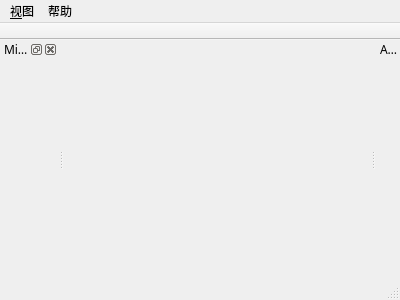
<?xml version="1.0" encoding="UTF-8"?>
<ui version="4.0">
 <class>MainWindow</class>
 <widget class="QMainWindow" name="MainWindow">
  <property name="geometry">
   <rect>
    <x>0</x>
    <y>0</y>
    <width>400</width>
    <height>300</height>
   </rect>
  </property>
  <property name="font">
   <font>
    <family>微软雅黑</family>
   </font>
  </property>
  <property name="windowTitle">
   <string>YCHIOT UWB-RTLS (USB+WiFi)B4</string>
  </property>
  <property name="windowIcon">
   <iconset resource="../res/resources.qrc">
    <normaloff>:/icons/DWctrler.ico</normaloff>:/icons/DWctrler.ico</iconset>
  </property>
  <property name="autoFillBackground">
   <bool>true</bool>
  </property>
  <widget class="GraphicsWidget" name="graphicsWidget"/>
  <widget class="QMenuBar" name="menuBar">
   <property name="geometry">
    <rect>
     <x>0</x>
     <y>0</y>
     <width>400</width>
     <height>26</height>
    </rect>
   </property>
   <widget class="QMenu" name="viewMenu">
    <property name="title">
     <string>&amp;视图</string>
    </property>
   </widget>
   <widget class="QMenu" name="helpMenu">
    <property name="title">
     <string>帮助</string>
    </property>
    <addaction name="actionAbout"/>
   </widget>
   <addaction name="viewMenu"/>
   <addaction name="helpMenu"/>
  </widget>
  <widget class="QToolBar" name="mainToolBar">
   <property name="movable">
    <bool>false</bool>
   </property>
   <property name="floatable">
    <bool>false</bool>
   </property>
   <attribute name="toolBarArea">
    <enum>TopToolBarArea</enum>
   </attribute>
   <attribute name="toolBarBreak">
    <bool>false</bool>
   </attribute>
  </widget>
  <widget class="QStatusBar" name="statusBar"/>
  <widget class="QDockWidget" name="viewSettings_dw">
   <property name="features">
    <set>QDockWidget::NoDockWidgetFeatures</set>
   </property>
   <property name="windowTitle">
    <string>App Settings</string>
   </property>
   <attribute name="dockWidgetArea">
    <number>2</number>
   </attribute>
   <widget class="ViewSettingsWidget" name="viewSettings_w"/>
  </widget>
  <widget class="QDockWidget" name="minimap_dw">
   <property name="windowTitle">
    <string>Minimap</string>
   </property>
   <attribute name="dockWidgetArea">
    <number>1</number>
   </attribute>
   <widget class="MinimapView" name="minimap"/>
  </widget>
  <action name="actionAbout">
   <property name="text">
    <string>关于研创物联</string>
   </property>
  </action>
  <action name="actionConfig">
   <property name="checkable">
    <bool>false</bool>
   </property>
   <property name="text">
    <string>Channel Config</string>
   </property>
  </action>
 </widget>
 <layoutdefault spacing="6" margin="11"/>
 <customwidgets>
  <customwidget>
   <class>ViewSettingsWidget</class>
   <extends>QWidget</extends>
   <header>ViewSettingsWidget.h</header>
   <container>1</container>
  </customwidget>
  <customwidget>
   <class>GraphicsWidget</class>
   <extends>QWidget</extends>
   <header>GraphicsWidget.h</header>
   <container>1</container>
  </customwidget>
  <customwidget>
   <class>MinimapView</class>
   <extends>QWidget</extends>
   <header>MinimapView.h</header>
   <container>1</container>
  </customwidget>
 </customwidgets>
 <resources>
  <include location="../res/resources.qrc"/>
 </resources>
 <connections/>
</ui>
